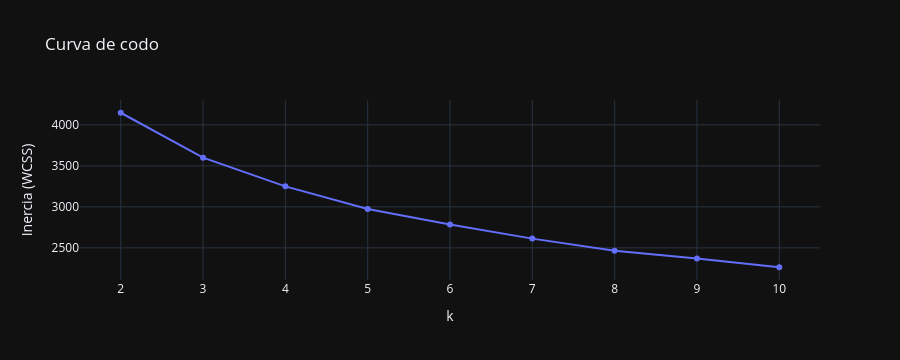
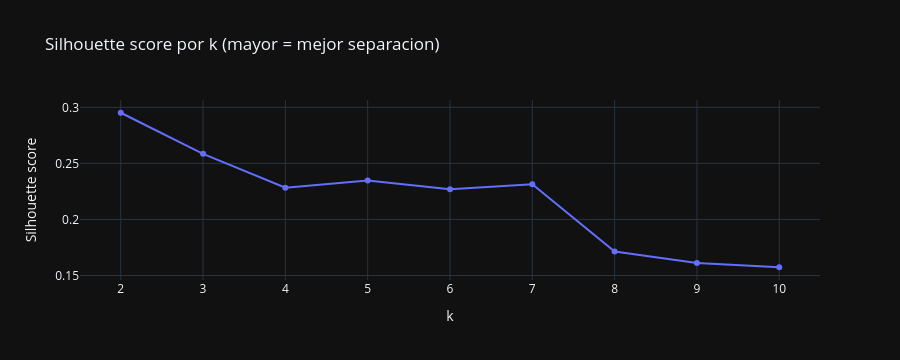

The notebook cell these images were saved under, in order:
### Markdown cell above
## 4. Eleccion de k -- Codo + Silhouette

**Curva de codo:** la inercia (WCSS) cae al aumentar k. El 'codo' indica el punto
de rendimiento decreciente -- mas clusters no compensan la complejidad adicional.

**Silhouette score:** que tan bien separados estan los clusters (1=perfecto, -1=mal).

### Code cell
k_range     = range(2, 11)
inertias    = []
silhouettes = []

for k in k_range:
    km  = KMeans(n_clusters=k, random_state=42, n_init=10)
    lbl = km.fit_predict(X_scaled)
    inertias.append(km.inertia_)
    silhouettes.append(silhouette_score(X_scaled, lbl))

fig_elbow = px.line(x=list(k_range), y=inertias, markers=True,
                    labels={'x':'k','y':'Inercia (WCSS)'},
                    title='Curva de codo',
                    template='plotly_dark')
fig_elbow.update_layout(height=360)
fig_elbow.show()

fig_sil = px.line(x=list(k_range), y=silhouettes, markers=True,
                  labels={'x':'k','y':'Silhouette score'},
                  title='Silhouette score por k (mayor = mejor separacion)',
                  template='plotly_dark')
fig_sil.update_layout(height=360)
fig_sil.show()

best_k = list(k_range)[silhouettes.index(max(silhouettes))]
print(f'k con mayor silhouette: {best_k} (score={max(silhouettes):.3f})')

### Figure 1 — Plotly figure (JSON) as saved in the notebook; plotly's stock layout.template omitted (floating-point values rounded to 4 significant figures)
{"data": [{"hovertemplate": "k=%{x}<br>Inercia (WCSS)=%{y}<extra></extra>", "legendgroup": "", "line": {"color": "#636efa", "dash": "solid"}, "marker": {"symbol": "circle"}, "mode": "lines+markers", "name": "", "orientation": "v", "showlegend": false, "type": "scatter", "x": [2, 3, 4, 5, 6, 7, 8, 9, 10], "xaxis": "x", "y": [4148.0, 3601.0, 3250.0, 2974.0, 2784.0, 2613.0, 2466.0, 2371.0, 2263.0], "yaxis": "y"}], "layout": {"height": 360, "legend": {"tracegroupgap": 0}, "title": {"text": "Curva de codo"}, "xaxis": {"anchor": "y", "domain": [0, 1], "title": {"text": "k"}}, "yaxis": {"anchor": "x", "domain": [0, 1], "title": {"text": "Inercia (WCSS)"}}}}

### Figure 2 — Plotly figure (JSON) as saved in the notebook; plotly's stock layout.template omitted (floating-point values rounded to 4 significant figures)
{"data": [{"hovertemplate": "k=%{x}<br>Silhouette score=%{y}<extra></extra>", "legendgroup": "", "line": {"color": "#636efa", "dash": "solid"}, "marker": {"symbol": "circle"}, "mode": "lines+markers", "name": "", "orientation": "v", "showlegend": false, "type": "scatter", "x": [2, 3, 4, 5, 6, 7, 8, 9, 10], "xaxis": "x", "y": [0.2952, 0.2585, 0.2283, 0.2347, 0.2269, 0.2313, 0.1713, 0.1611, 0.1574], "yaxis": "y"}], "layout": {"height": 360, "legend": {"tracegroupgap": 0}, "title": {"text": "Silhouette score por k (mayor = mejor separacion)"}, "xaxis": {"anchor": "y", "domain": [0, 1], "title": {"text": "k"}}, "yaxis": {"anchor": "x", "domain": [0, 1], "title": {"text": "Silhouette score"}}}}
